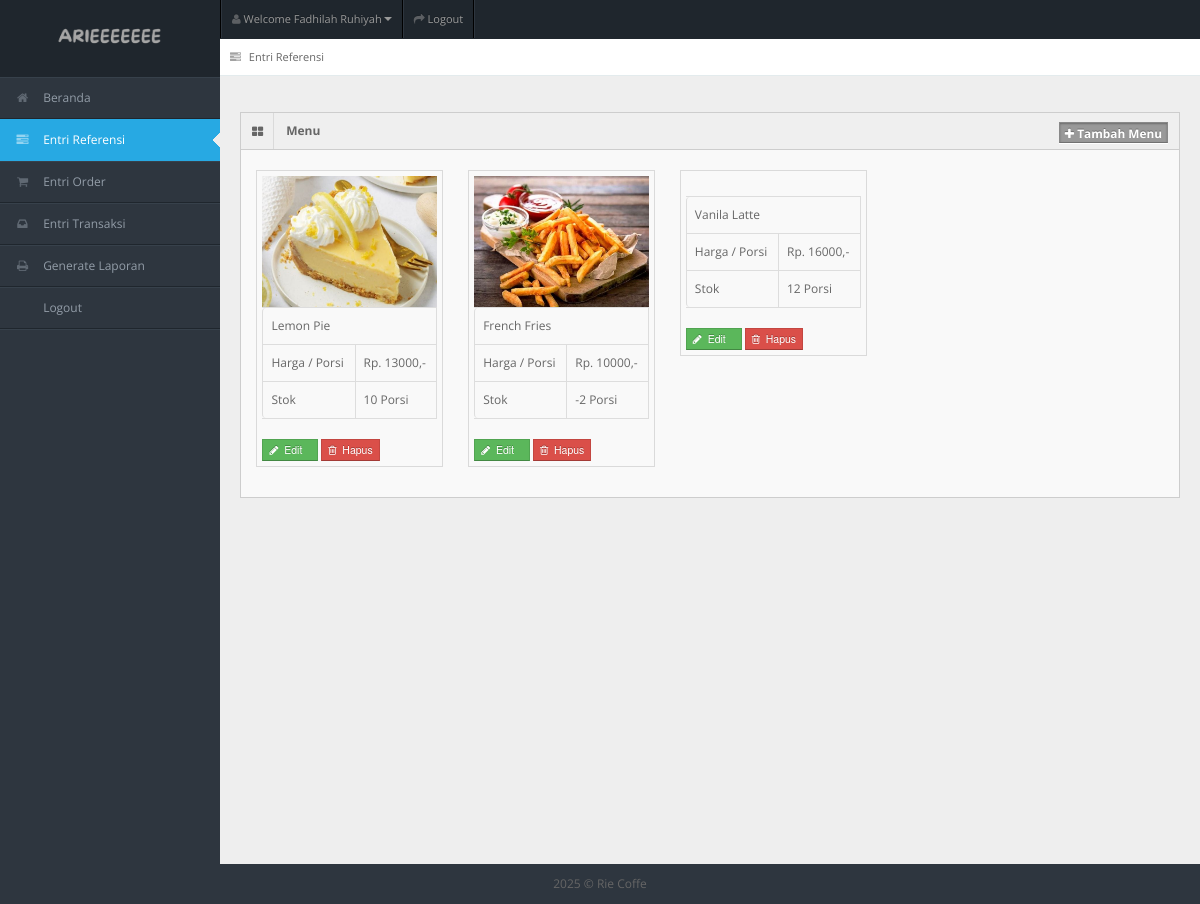
Screenshot of /entri_referensi.php (signed in) with the database file from the repository.
### tables this page shows
CREATE TABLE `tb_user` (
  `id_user` int(11) NOT NULL,
  `username` varchar(150) NOT NULL,
  `password` varchar(150) NOT NULL,
  `nama_user` varchar(150) NOT NULL,
  `id_level` int(11) NOT NULL,
  `status` varchar(150) NOT NULL
);

CREATE TABLE `tb_menu` (
  `id_masakan` int(11) NOT NULL,
  `nama_masakan` varchar(150) NOT NULL,
  `harga` varchar(150) NOT NULL,
  `stok` int(11) NOT NULL,
  `status_masakan` varchar(150) NOT NULL,
  `gambar_masakan` varchar(150) NOT NULL
);

### entri_referensi.php (the view, shortened to what this page needs)
<!DOCTYPE html>
<?php
include "connection/koneksi.php";
$id = $_SESSION['id_user'];
if(isset ($_SESSION['username'])){
  $query = "select * from tb_user natural join tb_level where id_user = $id";
  mysqli_query($conn, $query);
  $sql = mysqli_query($conn, $query);
  while($r = mysqli_fetch_array($sql)){
?>
<html lang="en">
<head>
<link rel="stylesheet" href="template/dashboard/css/bootstrap.min.css" />
<link rel="stylesheet" href="template/dashboard/css/bootstrap-responsive.min.css" />
<link rel="stylesheet" href="template/dashboard/css/fullcalendar.css" />
<link rel="stylesheet" href="template/dashboard/css/matrix-style.css" />
<link rel="stylesheet" href="template/dashboard/css/matrix-media.css" />
<link href="template/dashboard/font-awesome/css/font-awesome.css" rel="stylesheet" />
<link rel="stylesheet" href="template/dashboard/css/jquery.gritter.css" />
</head>
<body>
<div id="header">
  <h1><a href="entri_referensi.php">Entri Referensi</a></h1>
</div>
<div id="user-nav" class="navbar navbar-inverse">
  <ul class="nav">
    <li  class="dropdown" id="profile-messages" ><a title="" href="#" data-toggle="dropdown" data-target="#profile-messages" class="dropdown-toggle"><i class="icon icon-user"></i>  <span class="text">Welcome <?php echo $r['nama_user'];?></span><b class="caret"></b></a>
    </li>
    <li class=""><a title="" href="logout.php"><i class="icon icon-share-alt"></i> <span class="text">Logout</span></a></li>
  </ul>
</div>
<div id="sidebar"><a href="entri_referensi.php" class="visible-phone"><i class="icon icon-tasks"></i> <span>Entri Referensi</span></a>
  <ul>
    <?php
    if($r['id_level'] == 1){
  ?>
    <li><a href="beranda.php"><i class="icon icon-home"></i> <span>Beranda</span></a> </li>
    <li class="active"> <a href="entri_referensi.php"><i class="icon icon-tasks"></i> <span>Entri Referensi</span></a> </li>
    <li> <a href="entri_order.php"><i class="icon icon-shopping-cart"></i> <span>Entri Order</span></a> </li>
    <li> <a href="entri_transaksi.php"><i class="icon icon-inbox"></i> <span>Entri Transaksi</span></a> </li>
    <li> <a href="generate_laporan.php"><i class="icon icon-print"></i> <span>Generate Laporan</span></a> </li>
    <li> <a href="logout.php"><i class="icon icon-sign-out"></i> <span>Logout</span></a> </li>
  <?php
    } else if($r['id_level'] == 2){
  ?>
    <li><a href="beranda.php"><i class="icon icon-home"></i> <span>Beranda</span></a> </li>
    <li> <a href="entri_order.php"><i class="icon icon-shopping-cart"></i> <span>Entri Order</span></a> </li>
    <li> <a href="generate_laporan.php"><i class="icon icon-print"></i> <span>Generate Laporan</span></a> </li>
    <li> <a href="logout.php"><i class="icon icon-sign-out"></i> <span>Logout</span></a> </li>
  <?php
    } else if($r['id_level'] == 3){
  ?>
    <li><a href="beranda.php"><i class="icon icon-home"></i> <span>Beranda</span></a> </li>
    <li> <a href="entri_order.php"><i class="icon icon-shopping-cart"></i> <span>Entri Order</span></a> </li>
    <li> <a href="entri_transaksi.php"><i class="icon icon-inbox"></i> <span>Entri Transaksi</span></a> </li>
    <li> <a href="generate_laporan.php"><i class="icon icon-print"></i> <span>Generate Laporan</span></a> </li>
    <li> <a href="logout.php"><i class="icon icon-sign-out"></i> <span>Logout</span></a> </li>
  <?php
    } else if($r['id_level'] == 4){
  ?>
    <li><a href="beranda.php"><i class="icon icon-home"></i> <span>Beranda</span></a> </li>
    <li> <a href="generate_laporan.php"><i class="icon icon-print"></i> <span>Generate Laporan</span></a> </li>
    <li> <a href="logout.php"><i class="icon icon-sign-out"></i> <span>Logout</span></a> </li>
  <?php
    } else if($r['id_level'] == 5){
  ?>
    <li><a href="beranda.php"><i class="icon icon-home"></i> <span>Beranda</span></a> </li>
    <li> <a href="entri_order.php"><i class="icon icon-shopping-cart"></i> <span>Entri Order</span></a> </li>
    <li> <a href="logout.php"><i class="icon icon-sign-out"></i> <span>Logout</span></a> </li>
  <?php
    }
  ?>
  </ul>
</div>
<div id="content">
  <div id="content-header">
    <div id="breadcrumb"> <a href="entri_referensi.php" title="Go to here" class="tip-bottom"><i class="icon icon-tasks"></i> Entri Referensi</a></div>
  </div>
  <div class="container-fluid">
    <div class="row-fluid">
    <?php
      if($r['id_level'] == 1){
    ?>
      <div class="widget-box">
        <div class="widget-title bg_lg"><span class="icon"><i class="icon-th-large"></i></span>
          <h5> Menu </h5>
          <a href="tambah_menu.php" class="btn btn-info btn-mini label"><i class="icon-plus"></i>&nbsp;Tambah Menu</a>
        </div>
        <div class="widget-content" >
          <ul class="thumbnails">
            <div class="btn-icon-pg">
              <ul>
                <?php
                  $query_data_makanan = "select * from tb_menu order by id_masakan desc";
                  $sql_data_makanan = mysqli_query($conn, $query_data_makanan);
                  while($r_dt_makanan = mysqli_fetch_array($sql_data_makanan)){
                ?>
                    <li class="span2">
                      <a> <img src="gambar/<?php echo $r_dt_makanan['gambar_masakan']?>" alt="" > </a>
                      <table class="table table-bordered">
                        <tbody>
                          <tr>
                            <td><?php echo $r_dt_makanan['nama_masakan'];?></td>
                          </tr>
                          <tr>
                            <td>Harga / Porsi</td>
                            <td>Rp. <?php echo $r_dt_makanan['harga'];?>,-</td>
                          </tr>
                          <tr>
                            <td>Stok</td>
                            <td><?php echo $r_dt_makanan['stok'];?> Porsi</td>
                          </tr>
                        </tbody>
                      </table>
                      <form action="" method="post">
                        <button type="submit" value="<?php echo $r_dt_makanan['id_masakan'];?>" name="edit_menu" class="btn btn-success btn-mini"><i class='icon-pencil'></i>&nbsp;&nbsp;Edit &nbsp;&nbsp;</button>
                        <button type="submit" value="<?php echo $r_dt_makanan['id_masakan'];?>" name="hapus_menu" class="btn btn-mini btn-danger"><i class='icon icon-trash'></i>&nbsp; Hapus</button>
                      </form>
                    </li>
                  <?php
                    }
                  ?>
              </ul>
            </div>
          </ul>
        </div>
      </div>
      <?php
        }
      ?>
    </div>
  </div>
</div>
<div class="row-fluid">
  <div id="footer" class="span12"> <?php echo date('Y'); ?> &copy; Rie <a href="#">Coffe</a> </div>
</div>
</body>
</html>
<?php
  }
} else {
  header('location: logout.php');
}
?>

### template/dashboard/css/matrix-media.css (style rules this page uses)
body { background:#2E363F; }
#header { background-color: #1f262d; margin-top:10px; }
#sidebar > ul { border-bottom: 1px solid #37414b }
#sidebar > ul > li { border-top: 1px solid #37414b; border-bottom: 1px solid #1f262d; }
#sidebar > ul > li.active { background-color: #27a9e3; border-bottom: 1px solid #27a9e3; border-top: 1px solid #27a9e3; }
#sidebar > ul > li.active a { color:#fff; text-decoration:none; }

### rows the page displays
tb_user: nama_user "Fadhilah Ruhiyah"
tb_menu: gambar_masakan (picture), nama_masakan "Lemon Pie", harga "13000", stok "10", $r_dt_makanan['id_masakan'] 38 (drawn)
tb_menu: gambar_masakan (picture), nama_masakan "French Fries", harga "10000", stok "-2", $r_dt_makanan['id_masakan'] 36 (drawn)
tb_menu: nama_masakan "Vanila Latte", harga "16000", stok "12", $r_dt_makanan['id_masakan'] 25 (drawn)
